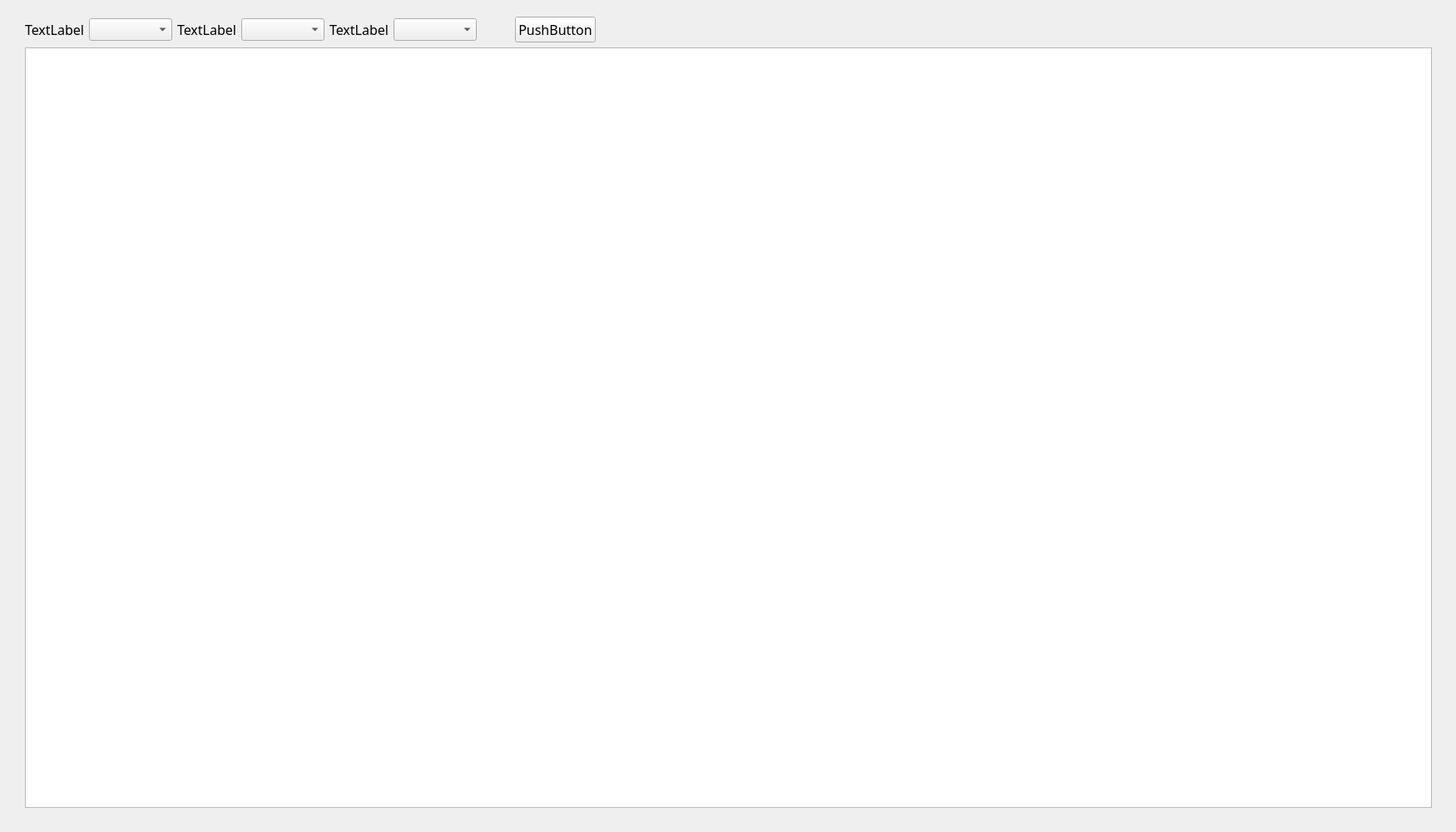
<?xml version="1.0" encoding="UTF-8"?>
<ui version="4.0">
 <class>Panel2</class>
 <widget class="QWidget" name="Panel2">
  <property name="geometry">
   <rect>
    <x>0</x>
    <y>0</y>
    <width>1750</width>
    <height>1000</height>
   </rect>
  </property>
  <property name="windowTitle">
   <string>Form</string>
  </property>
  <widget class="QWidget" name="layoutWidget">
   <property name="geometry">
    <rect>
     <x>30</x>
     <y>20</y>
     <width>1691</width>
     <height>951</height>
    </rect>
   </property>
   <layout class="QVBoxLayout" name="verticalLayout">
    <item>
     <layout class="QHBoxLayout" name="horizontalLayout_2">
      <item>
       <widget class="QLabel" name="label">
        <property name="font">
         <font>
          <family>標楷體</family>
          <pointsize>12</pointsize>
         </font>
        </property>
        <property name="text">
         <string>TextLabel</string>
        </property>
       </widget>
      </item>
      <item>
       <widget class="QComboBox" name="comboBox">
        <property name="sizePolicy">
         <sizepolicy hsizetype="Preferred" vsizetype="Maximum">
          <horstretch>0</horstretch>
          <verstretch>0</verstretch>
         </sizepolicy>
        </property>
        <property name="sizeIncrement">
         <size>
          <width>0</width>
          <height>0</height>
         </size>
        </property>
        <property name="font">
         <font>
          <family>Consolas</family>
          <pointsize>12</pointsize>
         </font>
        </property>
        <property name="editable">
         <bool>false</bool>
        </property>
       </widget>
      </item>
      <item>
       <widget class="QLabel" name="label_2">
        <property name="font">
         <font>
          <family>標楷體</family>
          <pointsize>12</pointsize>
         </font>
        </property>
        <property name="text">
         <string>TextLabel</string>
        </property>
       </widget>
      </item>
      <item>
       <widget class="QComboBox" name="comboBox_2">
        <property name="font">
         <font>
          <family>Consolas</family>
          <pointsize>12</pointsize>
         </font>
        </property>
       </widget>
      </item>
      <item>
       <widget class="QLabel" name="label_3">
        <property name="font">
         <font>
          <family>標楷體</family>
          <pointsize>12</pointsize>
         </font>
        </property>
        <property name="text">
         <string>TextLabel</string>
        </property>
       </widget>
      </item>
      <item>
       <widget class="QComboBox" name="comboBox_3">
        <property name="font">
         <font>
          <family>Consolas</family>
          <pointsize>12</pointsize>
         </font>
        </property>
       </widget>
      </item>
      <item>
       <spacer name="horizontalSpacer_2">
        <property name="orientation">
         <enum>Qt::Horizontal</enum>
        </property>
        <property name="sizeType">
         <enum>QSizePolicy::Fixed</enum>
        </property>
        <property name="sizeHint" stdset="0">
         <size>
          <width>40</width>
          <height>20</height>
         </size>
        </property>
       </spacer>
      </item>
      <item>
       <widget class="QPushButton" name="pushButton">
        <property name="font">
         <font>
          <family>標楷體</family>
          <pointsize>12</pointsize>
         </font>
        </property>
        <property name="text">
         <string>PushButton</string>
        </property>
       </widget>
      </item>
      <item>
       <spacer name="horizontalSpacer">
        <property name="orientation">
         <enum>Qt::Horizontal</enum>
        </property>
        <property name="sizeHint" stdset="0">
         <size>
          <width>40</width>
          <height>20</height>
         </size>
        </property>
       </spacer>
      </item>
     </layout>
    </item>
    <item>
     <widget class="QTableView" name="tableView">
      <property name="font">
       <font>
        <pointsize>12</pointsize>
       </font>
      </property>
      <property name="verticalScrollBarPolicy">
       <enum>Qt::ScrollBarAsNeeded</enum>
      </property>
      <property name="horizontalScrollMode">
       <enum>QAbstractItemView::ScrollPerPixel</enum>
      </property>
      <attribute name="horizontalHeaderVisible">
       <bool>false</bool>
      </attribute>
      <attribute name="horizontalHeaderCascadingSectionResizes">
       <bool>false</bool>
      </attribute>
      <attribute name="horizontalHeaderStretchLastSection">
       <bool>true</bool>
      </attribute>
     </widget>
    </item>
   </layout>
  </widget>
 </widget>
 <resources/>
 <connections/>
</ui>
